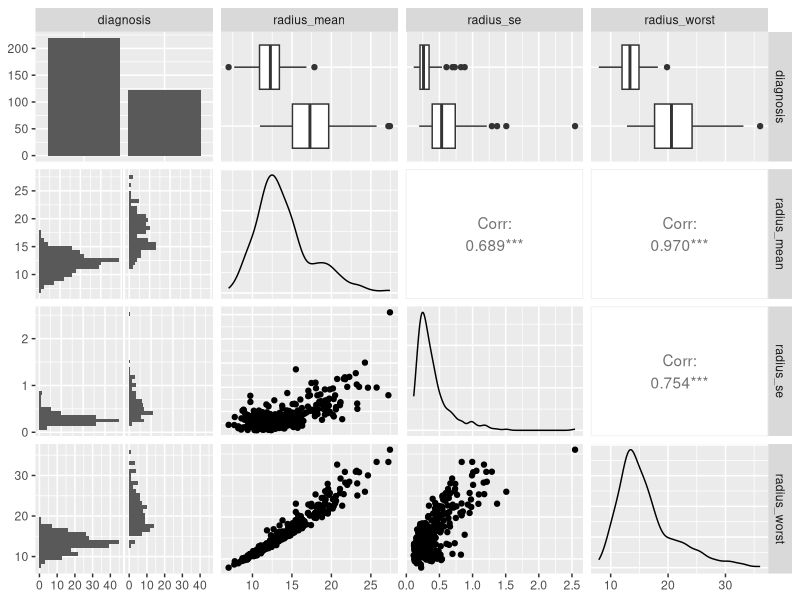
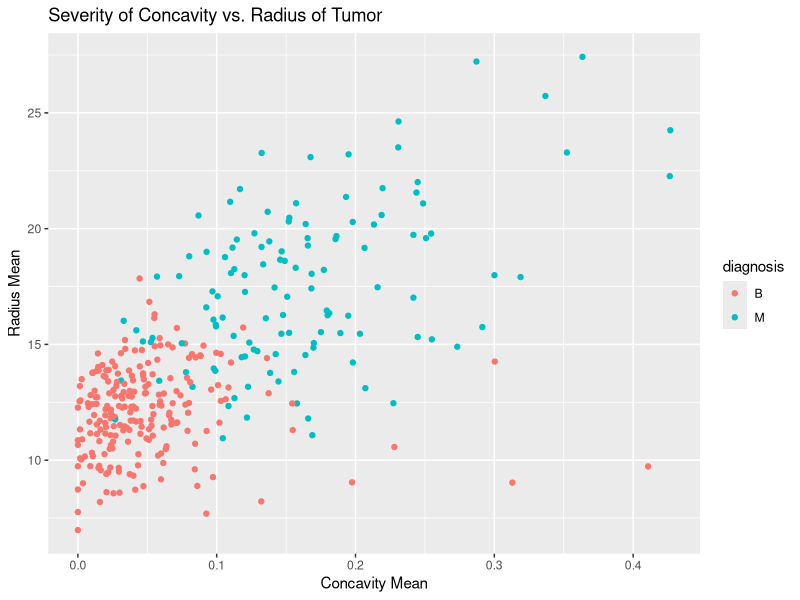

Write the R code that produced these figures, in order.
library(tidyverse)
library(GGally)
library(ggplot2)

setwd("/Users/dlaposata/Documents/GitHub/project-7")
train <- read.csv("training.csv")
test <- read.csv("test.csv")

train |>
  select(-id) -> train

test |>
  select(-id) -> test

train$diagnosis <- as.factor(train$diagnosis)
test$diagnosis <- as.factor(test$diagnosis)

train[,c(1,2,12,22)] |>
  ggpairs()

ggplot(train) +
  geom_point(aes(x = concavity_mean, y = radius_mean, col = diagnosis))+
  labs(x = "Concavity Mean", y = "Radius Mean", title = "Severity of Concavity vs. Radius of Tumor")